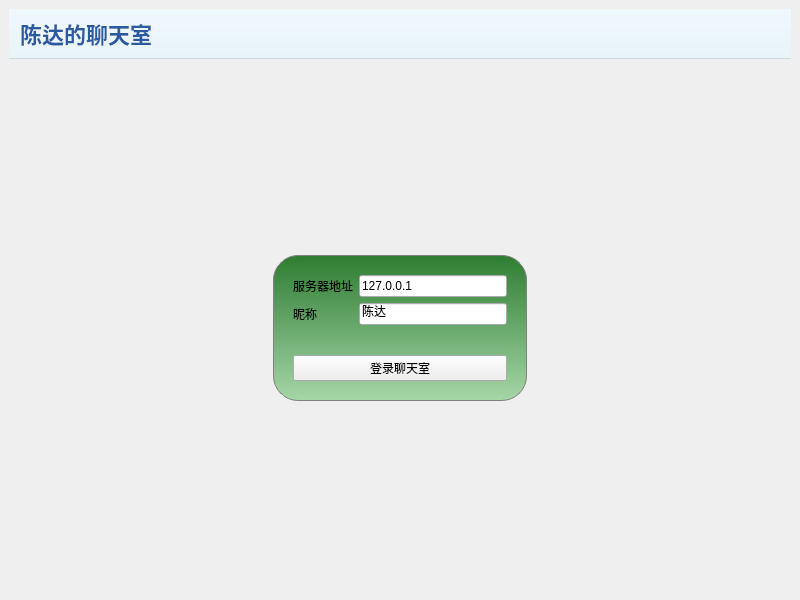
<?xml version="1.0" encoding="UTF-8"?>
<ui version="4.0">
 <class>MainWindow</class>
 <widget class="QMainWindow" name="MainWindow">
  <property name="geometry">
   <rect>
    <x>0</x>
    <y>0</y>
    <width>800</width>
    <height>600</height>
   </rect>
  </property>
  <property name="windowTitle">
   <string>聊天室客户端</string>
  </property>
  <property name="styleSheet">
   <string notr="true">#titleLabel{
    /* 背景：浅蓝渐变+轻微透明度，比纯白更有层次感 */
    background: qlineargradient(x1:0, y1:0, x2:0, y2:1, stop:0 #f0f8ff, stop:1 #e8f4f8);
    /* 文字：深蓝色（比纯蓝更柔和），避免刺眼 */
    color: #2c5aa0;
    border: none;
    /* 字体：微软雅黑+加粗+22px，清晰易读 */
    font-family: &quot;Microsoft YaHei&quot;, &quot;SimHei&quot;, Arial;
    font-size: 22px;
    font-weight: 600; /* 半加粗，比bold更自然 */
    /* 底部边框：浅灰色细边框，比纯黑更柔和，增加圆角过渡 */
    border-bottom: 1px solid #d0d7e0;
    /* 内边距：上下8px，左右5px，文字垂直居中更舒适 */
    padding: 8px 5px;
    /* 可选：文字左对齐（默认），如需居中加 text-align: center; */
    text-align: left;
}
#mainFrame{
border:none;
background:white;
}
#loginFrame{
background: qlineargradient(x1:0,y1:0,x2:0,y2:1,stop:0 #2e7d32,stop:1 #a5d6a7);
border:1px solid gray;
padding:10px;
border-radius:25px;
}</string>
  </property>
  <widget class="QWidget" name="centralwidget">
   <layout class="QVBoxLayout" name="verticalLayout">
    <item>
     <widget class="QLabel" name="titleLabel">
      <property name="text">
       <string>陈达的聊天室</string>
      </property>
     </widget>
    </item>
    <item>
     <widget class="QStackedWidget" name="stackedWidget">
      <property name="currentIndex">
       <number>1</number>
      </property>
      <widget class="QWidget" name="ChatPage">
       <layout class="QGridLayout" name="gridLayout_5">
        <item row="0" column="0">
         <layout class="QHBoxLayout" name="horizontalLayout">
          <item>
           <widget class="QTextEdit" name="roomTextEdit"/>
          </item>
          <item>
           <widget class="QListWidget" name="userlistWidget">
            <property name="maximumSize">
             <size>
              <width>120</width>
              <height>16777215</height>
             </size>
            </property>
           </widget>
          </item>
         </layout>
        </item>
        <item row="1" column="0">
         <layout class="QHBoxLayout" name="horizontalLayout_2">
          <item>
           <widget class="QLineEdit" name="inputMessageLineEdit"/>
          </item>
          <item>
           <widget class="QPushButton" name="sendbtn">
            <property name="text">
             <string>发送</string>
            </property>
           </widget>
          </item>
          <item>
           <widget class="QPushButton" name="loginoutbtn">
            <property name="text">
             <string>退出</string>
            </property>
           </widget>
          </item>
         </layout>
        </item>
       </layout>
      </widget>
      <widget class="QWidget" name="LoginPage">
       <layout class="QGridLayout" name="gridLayout_4">
        <item row="0" column="1">
         <spacer name="verticalSpacer_3">
          <property name="orientation">
           <enum>Qt::Orientation::Vertical</enum>
          </property>
          <property name="sizeHint" stdset="0">
           <size>
            <width>20</width>
            <height>181</height>
           </size>
          </property>
         </spacer>
        </item>
        <item row="1" column="0">
         <spacer name="horizontalSpacer">
          <property name="orientation">
           <enum>Qt::Orientation::Horizontal</enum>
          </property>
          <property name="sizeHint" stdset="0">
           <size>
            <width>253</width>
            <height>20</height>
           </size>
          </property>
         </spacer>
        </item>
        <item row="1" column="1">
         <widget class="QFrame" name="loginFrame">
          <property name="frameShape">
           <enum>QFrame::Shape::StyledPanel</enum>
          </property>
          <property name="frameShadow">
           <enum>QFrame::Shadow::Raised</enum>
          </property>
          <layout class="QGridLayout" name="gridLayout_3">
           <item row="0" column="0">
            <layout class="QGridLayout" name="gridLayout">
             <item row="0" column="1">
              <widget class="QLineEdit" name="ServerLineEdit">
               <property name="text">
                <string>127.0.0.1</string>
               </property>
              </widget>
             </item>
             <item row="1" column="0">
              <widget class="QLabel" name="userNameLabel">
               <property name="text">
                <string>昵称</string>
               </property>
              </widget>
             </item>
             <item row="1" column="1">
              <widget class="QLineEdit" name="userNameLineEdit">
               <property name="text">
                <string>陈达</string>
               </property>
              </widget>
             </item>
             <item row="0" column="0">
              <widget class="QLabel" name="ServerLabel">
               <property name="text">
                <string>服务器地址</string>
               </property>
              </widget>
             </item>
            </layout>
           </item>
           <item row="1" column="0">
            <spacer name="verticalSpacer">
             <property name="orientation">
              <enum>Qt::Orientation::Vertical</enum>
             </property>
             <property name="sizeHint" stdset="0">
              <size>
               <width>20</width>
               <height>5</height>
              </size>
             </property>
            </spacer>
           </item>
           <item row="2" column="0">
            <widget class="QPushButton" name="Loginbtn">
             <property name="text">
              <string>登录聊天室</string>
             </property>
            </widget>
           </item>
          </layout>
         </widget>
        </item>
        <item row="1" column="2">
         <spacer name="horizontalSpacer_2">
          <property name="orientation">
           <enum>Qt::Orientation::Horizontal</enum>
          </property>
          <property name="sizeHint" stdset="0">
           <size>
            <width>253</width>
            <height>20</height>
           </size>
          </property>
         </spacer>
        </item>
        <item row="2" column="1">
         <spacer name="verticalSpacer_4">
          <property name="orientation">
           <enum>Qt::Orientation::Vertical</enum>
          </property>
          <property name="sizeHint" stdset="0">
           <size>
            <width>20</width>
            <height>181</height>
           </size>
          </property>
         </spacer>
        </item>
       </layout>
      </widget>
     </widget>
    </item>
   </layout>
  </widget>
 </widget>
 <resources/>
 <connections/>
</ui>
